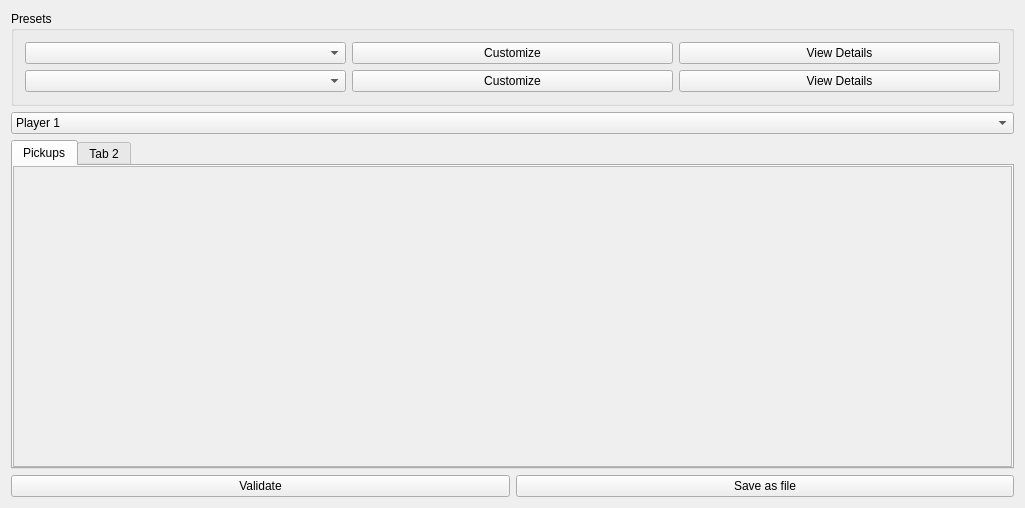
<?xml version="1.0" encoding="UTF-8"?>
<ui version="4.0">
 <class>LayoutDescriptionEditorWindow</class>
 <widget class="QMainWindow" name="LayoutDescriptionEditorWindow">
  <property name="geometry">
   <rect>
    <x>0</x>
    <y>0</y>
    <width>1025</width>
    <height>508</height>
   </rect>
  </property>
  <property name="windowTitle">
   <string>Layout Editor</string>
  </property>
  <widget class="QWidget" name="central_widget">
   <property name="maximumSize">
    <size>
     <width>16777215</width>
     <height>16777215</height>
    </size>
   </property>
   <layout class="QVBoxLayout" name="root_layout">
    <item>
     <widget class="QGroupBox" name="presets_combo">
      <property name="title">
       <string>Presets</string>
      </property>
      <layout class="QGridLayout" name="gridLayout">
       <item row="0" column="1">
        <widget class="QPushButton" name="preset_1_customize_button">
         <property name="text">
          <string>Customize</string>
         </property>
        </widget>
       </item>
       <item row="1" column="0">
        <widget class="QComboBox" name="preset_2_game_combo"/>
       </item>
       <item row="0" column="0">
        <widget class="QComboBox" name="preset_1_game_combo"/>
       </item>
       <item row="0" column="2">
        <widget class="QPushButton" name="preset_1_details_button">
         <property name="text">
          <string>View Details</string>
         </property>
        </widget>
       </item>
       <item row="1" column="1">
        <widget class="QPushButton" name="preset_2_customize_button">
         <property name="text">
          <string>Customize</string>
         </property>
        </widget>
       </item>
       <item row="1" column="2">
        <widget class="QPushButton" name="preset_2_details_button">
         <property name="text">
          <string>View Details</string>
         </property>
        </widget>
       </item>
      </layout>
     </widget>
    </item>
    <item>
     <widget class="QComboBox" name="player_index_combo">
      <item>
       <property name="text">
        <string>Player 1</string>
       </property>
      </item>
      <item>
       <property name="text">
        <string>Player 2</string>
       </property>
      </item>
     </widget>
    </item>
    <item>
     <widget class="QTabWidget" name="patches_tab_widget">
      <property name="currentIndex">
       <number>0</number>
      </property>
      <widget class="QScrollArea" name="pickup_tab">
       <property name="widgetResizable">
        <bool>true</bool>
       </property>
       <attribute name="title">
        <string>Pickups</string>
       </attribute>
       <widget class="QWidget" name="pickup_tab_contents">
        <property name="geometry">
         <rect>
          <x>0</x>
          <y>0</y>
          <width>1001</width>
          <height>223</height>
         </rect>
        </property>
        <layout class="QVBoxLayout" name="pickup_layout"/>
       </widget>
      </widget>
      <widget class="QWidget" name="teleporter_tab">
       <attribute name="title">
        <string>Tab 2</string>
       </attribute>
      </widget>
     </widget>
    </item>
    <item>
     <layout class="QHBoxLayout" name="buttons_layout">
      <item>
       <widget class="QPushButton" name="validate_button">
        <property name="text">
         <string>Validate</string>
        </property>
       </widget>
      </item>
      <item>
       <widget class="QPushButton" name="save_button">
        <property name="text">
         <string>Save as file</string>
        </property>
       </widget>
      </item>
     </layout>
    </item>
   </layout>
  </widget>
  <widget class="QMenuBar" name="menu_bar">
   <property name="geometry">
    <rect>
     <x>0</x>
     <y>0</y>
     <width>1025</width>
     <height>28</height>
    </rect>
   </property>
  </widget>
  <action name="actionAction">
   <property name="text">
    <string>Action</string>
   </property>
  </action>
  <action name="menu_reset_action">
   <property name="text">
    <string>Reset</string>
   </property>
  </action>
 </widget>
 <layoutdefault spacing="6" margin="11"/>
 <resources/>
 <connections/>
</ui>
